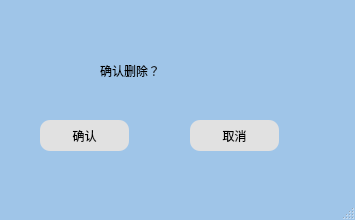
<?xml version="1.0" encoding="UTF-8"?>
<ui version="4.0">
 <class>Confirm_operation</class>
 <widget class="QMainWindow" name="Confirm_operation">
  <property name="geometry">
   <rect>
    <x>0</x>
    <y>0</y>
    <width>355</width>
    <height>220</height>
   </rect>
  </property>
  <property name="minimumSize">
   <size>
    <width>355</width>
    <height>220</height>
   </size>
  </property>
  <property name="maximumSize">
   <size>
    <width>355</width>
    <height>220</height>
   </size>
  </property>
  <property name="windowTitle">
   <string>MainWindow</string>
  </property>
  <property name="styleSheet">
   <string notr="true">#Confirm_operation{
background-color: rgb(159,197,232);
}
</string>
  </property>
  <widget class="QWidget" name="centralwidget">
   <property name="styleSheet">
    <string notr="true">#centralwidget{
background-color: rgb(159,197,232);
}
</string>
   </property>
   <widget class="QLabel" name="label">
    <property name="geometry">
     <rect>
      <x>100</x>
      <y>30</y>
      <width>131</width>
      <height>81</height>
     </rect>
    </property>
    <property name="styleSheet">
     <string notr="true">font: 16pt &quot;楷体&quot;;</string>
    </property>
    <property name="text">
     <string>确认删除？</string>
    </property>
   </widget>
   <widget class="QPushButton" name="confirm">
    <property name="geometry">
     <rect>
      <x>40</x>
      <y>120</y>
      <width>89</width>
      <height>31</height>
     </rect>
    </property>
    <property name="styleSheet">
     <string notr="true">#confirm:hover{
border-radius:10px;
font: 11pt &quot;楷体&quot;;
background-color:rgb(204,204,204);
}
#confirm:!hover{
border-radius:10px;
font: 11pt &quot;楷体&quot;;
background-color:rgb(225,225,225);
}
#confirm:hover:pressed{
border-radius:10px;
font: 11pt &quot;楷体&quot;;
background-color:rgb(120,164,4);
}</string>
    </property>
    <property name="text">
     <string>确认</string>
    </property>
   </widget>
   <widget class="QPushButton" name="cancel">
    <property name="geometry">
     <rect>
      <x>190</x>
      <y>120</y>
      <width>89</width>
      <height>31</height>
     </rect>
    </property>
    <property name="styleSheet">
     <string notr="true">#cancel:hover{
border-radius:10px;
	font: 11pt &quot;楷体&quot;;
background-color:rgb(204,204,204);
}
#cancel:!hover{
border-radius:10px;
	font: 11pt &quot;楷体&quot;;
background-color:rgb(225,225,225);
}
#cancel:hover:pressed{
border-radius:10px;
	font: 11pt &quot;楷体&quot;;
background-color:rgb(120,164,4);
}</string>
    </property>
    <property name="text">
     <string>取消</string>
    </property>
   </widget>
  </widget>
  <widget class="QStatusBar" name="statusbar"/>
 </widget>
 <resources/>
 <connections/>
</ui>
